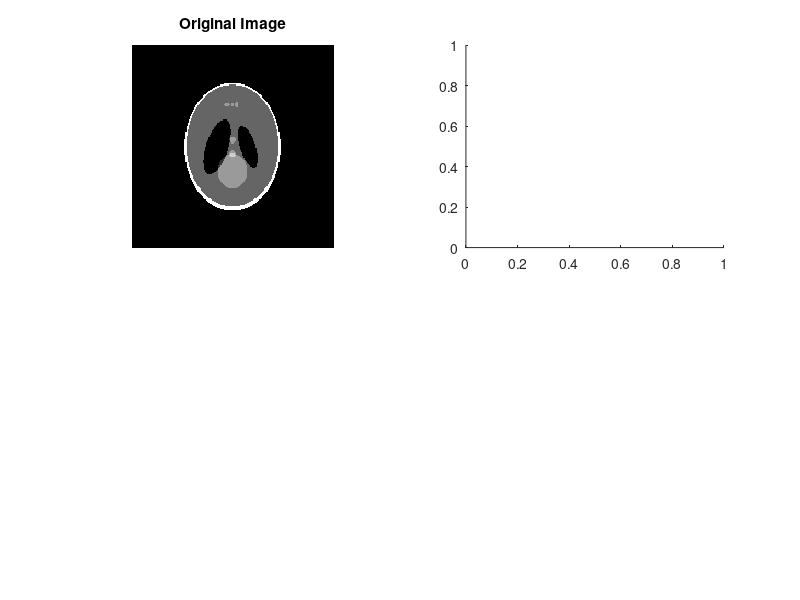

Write the MATLAB code that produced this figure. (Note: this script raises an error after producing the figure.)
%
% Select input image
% 
ctrl=input('Select input. 1-One square, 2-Three squares, 3.Human slice ')
%
switch ctrl
%
case(1) 
%
 sqs=zeros(128,128);
 sqs(43:45,43:45)=1;
 p= sqs;
%
case(2)
%
 sqs=zeros(128,128);
 sqs(32:34,42:44)=1;
 sqs(50:52,15:17)=1;
 sqs(100:102,100:102)=1;
 p=sqs;
%
otherwise
%
 p=phantom(128);
end
%
%%%%%%%%%%%%%%%%%%%%%%%%%%%%%%%%%%%%%%%%%%%%%%%%%%%%%%%%%%%%%%%%
%
figure(1)
clf
rp = radon(p,0);
[nn, mm]=size(rp);
ed = round((nn-128)/2);
p1 = zeros(nn,nn);
p1(ed:ed+128-1,ed:ed+128-1)=p;
subplot(2,2,1)
imax=max(max(p1));
imshow(flipud(p1),[0 imax/2]);
title('Original Image')
%
nproj= input('Number of projections ');
dopause = input('Enter >0 to pause at each backprojection ');
theta = linspace(0, (180-180/nproj), nproj);
rp = radon(p,theta);
[nn, mm]=size(rp);
xint = linspace(-nn/2,(nn/2)+1,nn);
minx = min(xint);
maxx = max(xint);
%
subplot(2,2,2)
imshow(theta,xint,rp,[])
axis square
axis on
title('Radon Transform')
xlabel('Projection Angle (degrees)');
ylabel('Intercept (pixels)');
hold on;
%
rpp=flipud(rp);
sum = zeros(nn,nn);
%
for i=1:nproj;
%
% hold off
subplot(2,2,2)
% imshow(theta,xint,rpp,[])
% axis square
% axis on
% title('Radon Transform')
% xlabel('Projection Angle (degrees)');
% ylabel('Intercept (pixels)');
% hold on;
xp = [theta(i) theta(i)];
yp = [minx maxx];
plot(xp,yp,'r-');
%
 [xx,yy]=meshgrid(rp(:,i));
 rxx = flipud(imrotate(xx,theta(i),'crop'));
 subplot(2,2,3);
 imshow(rxx,[]);
 drawnow;
 title('Backprojection of the Nth projection')
 sum = sum + rxx;
 subplot(2,2,4);
 imshow(sum,[]);
 drawnow;
 title('Sum of the first N backprojections ')
%
 if (dopause>0)
%
   display('Press return to add next deprojection')
   pause
 else
   if (nproj<20) 
   pause(1)
   else
   end
 end
%
end








